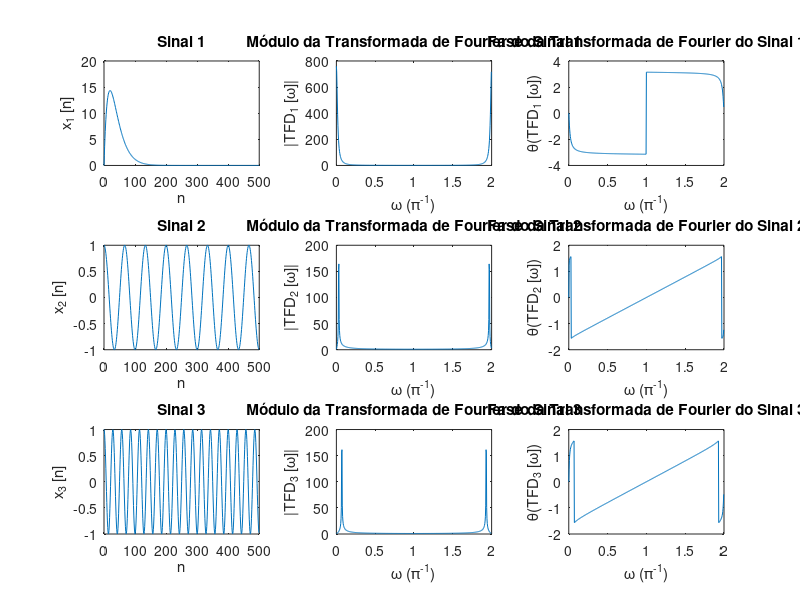

This figure's MATLAB source:
%Exercicio A1, criado por: Jorge Barbosa Pereira

%Construção dos Sinais
X1 = [];
X2 = [];
X3 = [];
N = [];
L = 500;

for n=0:(L-1)
    
    x1 = 2*n*(0.95)^n;
    X1 = [X1,x1];
    x2 = cos(15*pi*n/L);
    X2 = [X2,x2];
    x3 = cos(35*pi*n/L);
    X3 = [X3,x3];
    
    N = [N,n];
end

%Transformada de Fourier dos Sinais
F1 = fft(X1);
F2 = fft(X2);
F3 = fft(X3);

%Modulo
mod_F1 = abs(F1);
mod_F2 = abs(F2);
mod_F3 = abs(F3);

%Fase
ang_F1 = angle(F1);
ang_F2 = angle(F2);
ang_F3 = angle(F3);

%Vetor de Frequencias
W = N./L*2;

%Plot das Figuras
figure(1)
subplot(3,3,1),plot(N,X1),title('Sinal 1'),xlabel('n'),ylabel('x_1 [n]')
subplot(3,3,4),plot(N,X2),title('Sinal 2'),xlabel('n'),ylabel('x_2 [n]')
subplot(3,3,7),plot(N,X3),title('Sinal 3'),xlabel('n'),ylabel('x_3 [n]')
subplot(3,3,2),plot(W,mod_F1),title('Módulo da Transformada de Fourier do Sinal 1'),xlabel('\omega (\pi^{-1})'),ylabel('|TFD_1 [\omega]|')
subplot(3,3,5),plot(W,mod_F2),title('Módulo da Transformada de Fourier do Sinal 2'),xlabel('\omega (\pi^{-1})'),ylabel('|TFD_2 [\omega]|')
subplot(3,3,8),plot(W,mod_F3),title('Módulo da Transformada de Fourier do Sinal 3'),xlabel('\omega (\pi^{-1})'),ylabel('|TFD_3 [\omega]|')
subplot(3,3,3),plot(W,ang_F1),title('Fase da Transformada de Fourier do Sinal 1'),xlabel('\omega (\pi^{-1})'),ylabel('θ(TFD_1 [\omega])')
subplot(3,3,6),plot(W,ang_F2),title('Fase da Transformada de Fourier do Sinal 2'),xlabel('\omega (\pi^{-1})'),ylabel('θ(TFD_2 [\omega])')
subplot(3,3,9),plot(W,ang_F3),title('Fase da Transformada de Fourier do Sinal 3'),xlabel('\omega (\pi^{-1})'),ylabel('θ(TFD_3 [\omega])')
    
